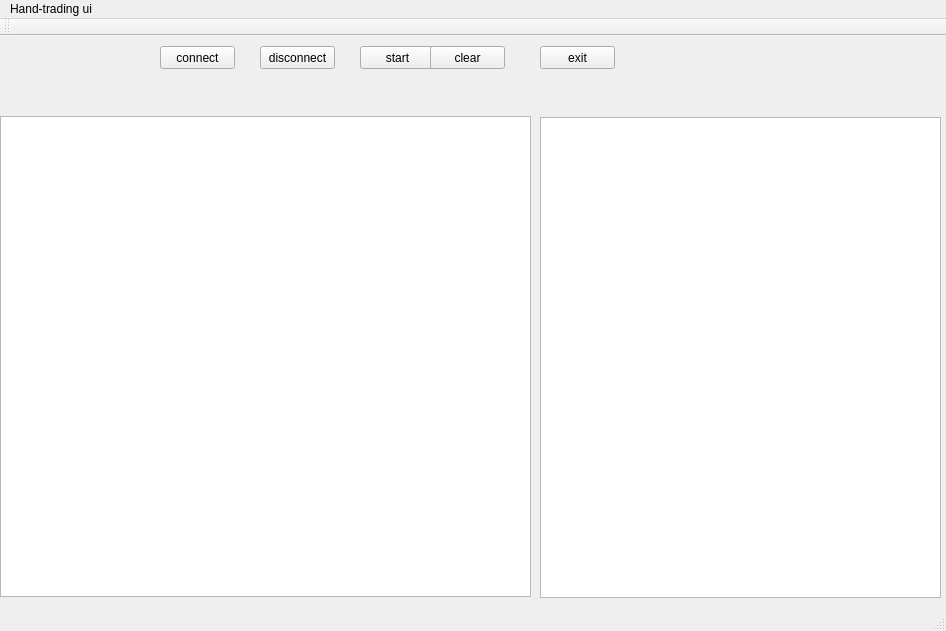
<?xml version="1.0" encoding="UTF-8"?>
<ui version="4.0">
 <class>MainWindow</class>
 <widget class="QMainWindow" name="MainWindow">
  <property name="geometry">
   <rect>
    <x>0</x>
    <y>0</y>
    <width>946</width>
    <height>631</height>
   </rect>
  </property>
  <property name="windowTitle">
   <string>MainWindow</string>
  </property>
  <widget class="QWidget" name="centralWidget">
   <widget class="QPushButton" name="start">
    <property name="geometry">
     <rect>
      <x>360</x>
      <y>10</y>
      <width>75</width>
      <height>23</height>
     </rect>
    </property>
    <property name="text">
     <string>start</string>
    </property>
   </widget>
   <widget class="QPushButton" name="connect">
    <property name="geometry">
     <rect>
      <x>160</x>
      <y>10</y>
      <width>75</width>
      <height>23</height>
     </rect>
    </property>
    <property name="text">
     <string>connect</string>
    </property>
   </widget>
   <widget class="QTableView" name="tv">
    <property name="geometry">
     <rect>
      <x>0</x>
      <y>80</y>
      <width>531</width>
      <height>481</height>
     </rect>
    </property>
   </widget>
   <widget class="QPushButton" name="exit">
    <property name="geometry">
     <rect>
      <x>540</x>
      <y>10</y>
      <width>75</width>
      <height>23</height>
     </rect>
    </property>
    <property name="text">
     <string>exit</string>
    </property>
   </widget>
   <widget class="QTableView" name="tv2">
    <property name="geometry">
     <rect>
      <x>540</x>
      <y>81</y>
      <width>401</width>
      <height>481</height>
     </rect>
    </property>
   </widget>
   <widget class="QPushButton" name="clear">
    <property name="geometry">
     <rect>
      <x>430</x>
      <y>10</y>
      <width>75</width>
      <height>23</height>
     </rect>
    </property>
    <property name="text">
     <string>clear</string>
    </property>
   </widget>
   <widget class="QPushButton" name="disconnect">
    <property name="geometry">
     <rect>
      <x>260</x>
      <y>10</y>
      <width>75</width>
      <height>23</height>
     </rect>
    </property>
    <property name="text">
     <string>disconnect</string>
    </property>
   </widget>
  </widget>
  <widget class="QMenuBar" name="menuBar">
   <property name="geometry">
    <rect>
     <x>0</x>
     <y>0</y>
     <width>946</width>
     <height>21</height>
    </rect>
   </property>
   <widget class="QMenu" name="menuHand_trading_ui">
    <property name="title">
     <string>Hand-trading ui</string>
    </property>
   </widget>
   <addaction name="menuHand_trading_ui"/>
  </widget>
  <widget class="QToolBar" name="mainToolBar">
   <attribute name="toolBarArea">
    <enum>TopToolBarArea</enum>
   </attribute>
   <attribute name="toolBarBreak">
    <bool>false</bool>
   </attribute>
  </widget>
  <widget class="QStatusBar" name="statusBar"/>
 </widget>
 <layoutdefault spacing="6" margin="11"/>
 <resources/>
 <connections/>
</ui>
